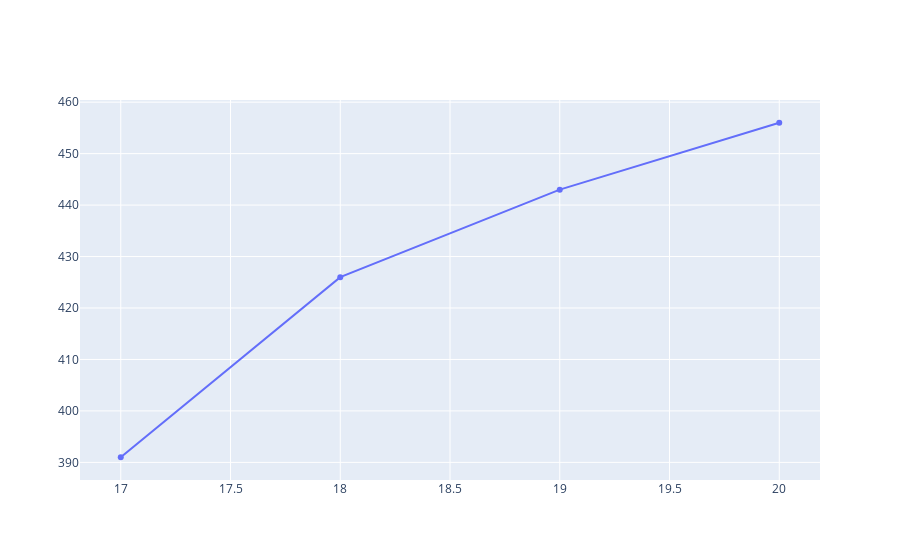

Here is the notebook cell this chart was saved with:
### Code cell
# What does the weekly user activity look like?
indices = [x for x in unique_users_weekly_freq.keys()]
values = [x for x in unique_users_weekly_freq.values()]

fig = go.Figure()

# Add traces
fig.add_trace(go.Scatter(x = indices, y = values,
                         mode = 'lines+markers'
                         )

)

fig.show()

### Figure 1 — Plotly figure (JSON) as saved in the notebook; plotly's stock layout.template omitted (floating-point values rounded to 4 significant figures)
{"data": [{"mode": "lines+markers", "type": "scatter", "x": [17, 18, 19, 20], "y": [391, 426, 443, 456]}], "layout": {}}
